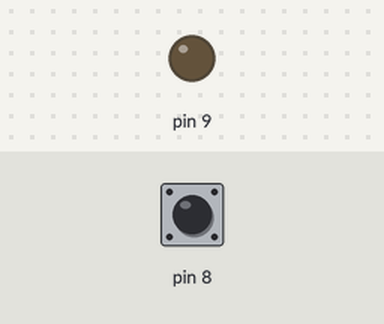
This sketch was run on a simulated Arduino Uno, built with avr-gcc and run on an emulated ATmega328P. On the bench: output pins drawn as LEDs (lit = HIGH). The test bench sets the inputs (shaded band); at power-on: pin 8 HIGH.

Above: at 1.2 s.
1.3 s: pin 8 pulled LOW for 0.15 s
At 1.42 s:
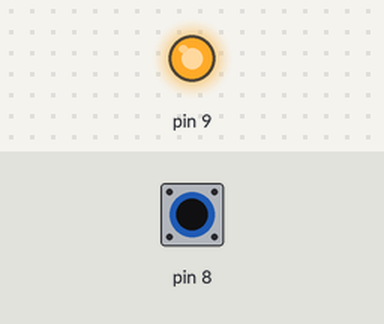
2.9 s: pin 8 pulled LOW for 3.2 s
At 6.7 s:
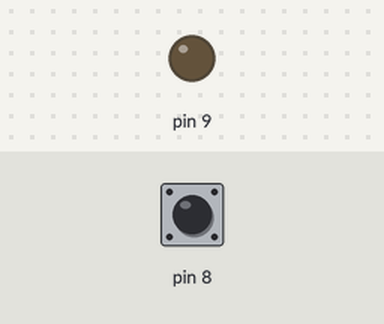
Timing chart, 0 to 8.2 s (numbered marks = the images above; inputs shaded):
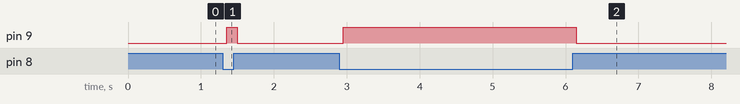

Measured:
- after the input at 1.3 s, pin 9: LOW → HIGH after 0.05 s, → LOW 0.15 s later
- after the input at 2.9 s, pin 9: LOW → HIGH after 0.05 s, → LOW 3.2 s later

The sketch:

Lever.ino
```cpp
#include "MandibleLever.h"

#define leverInput 8
#define leverOutput 9

MandibleLever lever(leverInput, leverOutput);

void setup() {
    lever.begin();
}

void loop() {
    lever.update();
}
```

MandibleLever.cpp
```cpp
#include "MandibleLever.h"

MandibleLever::MandibleLever(uint8_t inputPin, uint8_t outputPin, unsigned long debounceDelay)
    : _inputPin(inputPin), _outputPin(outputPin), _debounceDelay(debounceDelay), _leverState(HIGH), _lastLeverState(HIGH), _lastDebounceTime(0) {
}

void MandibleLever::begin() {
    pinMode(_inputPin, INPUT_PULLUP);
    pinMode(_outputPin, OUTPUT);
    _leverState = digitalRead(_inputPin);
}

void MandibleLever::update() {
    int currentReading = digitalRead(_inputPin);

    if (currentReading != _lastLeverState) {
        _lastDebounceTime = millis();
    }

    if ((millis() - _lastDebounceTime) > _debounceDelay) {
        if (currentReading != _leverState) {
            _leverState = currentReading;
            digitalWrite(_outputPin, !_leverState);
        }
    }

    _lastLeverState = currentReading;
}
```

MandibleLever.h
```cpp
#ifndef MANDIBLE_LEVER_H
#define MANDIBLE_LEVER_H

#include <Arduino.h>

class MandibleLever {
public:
    MandibleLever(uint8_t inputPin, uint8_t outputPin, unsigned long debounceDelay = 50);
    void begin();
    void update();

private:
    uint8_t _inputPin;
    uint8_t _outputPin;
    unsigned long _debounceDelay;
    int _leverState;
    int _lastLeverState;
    unsigned long _lastDebounceTime;
};

#endif
```
